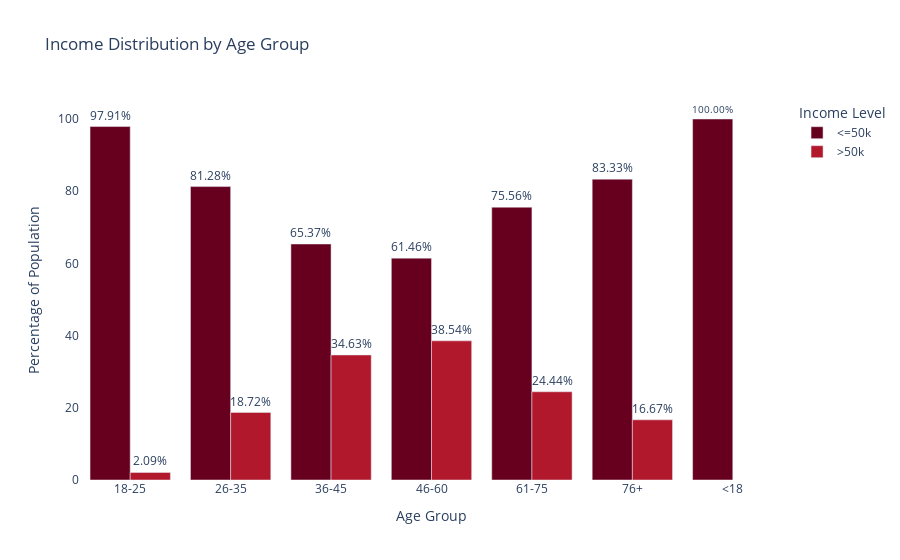
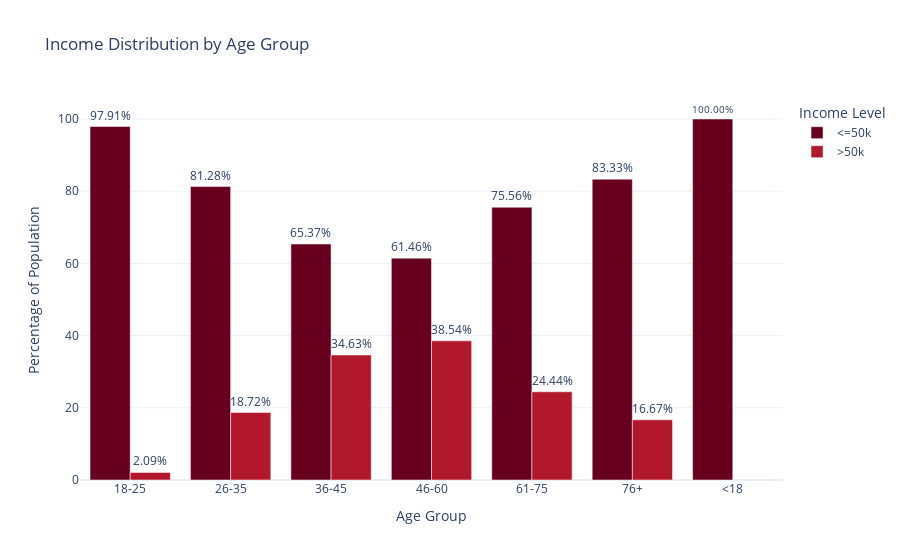
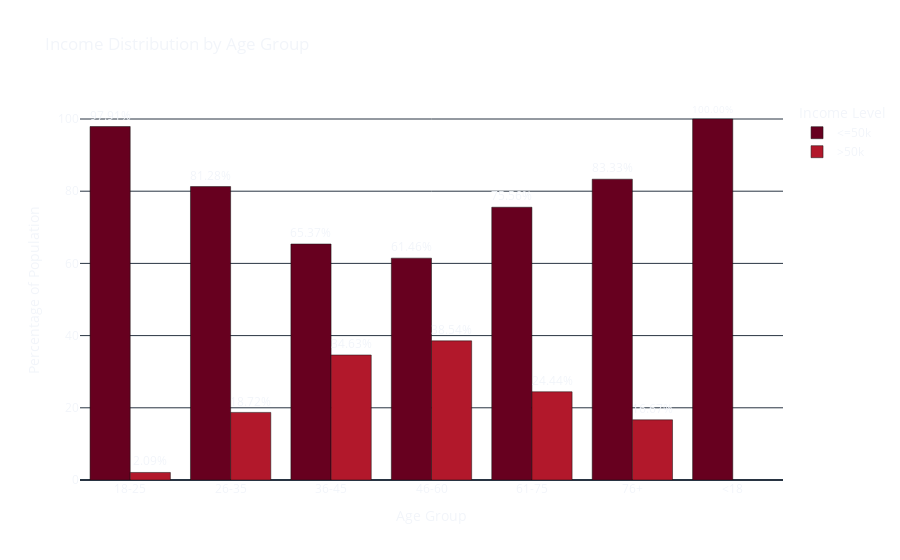
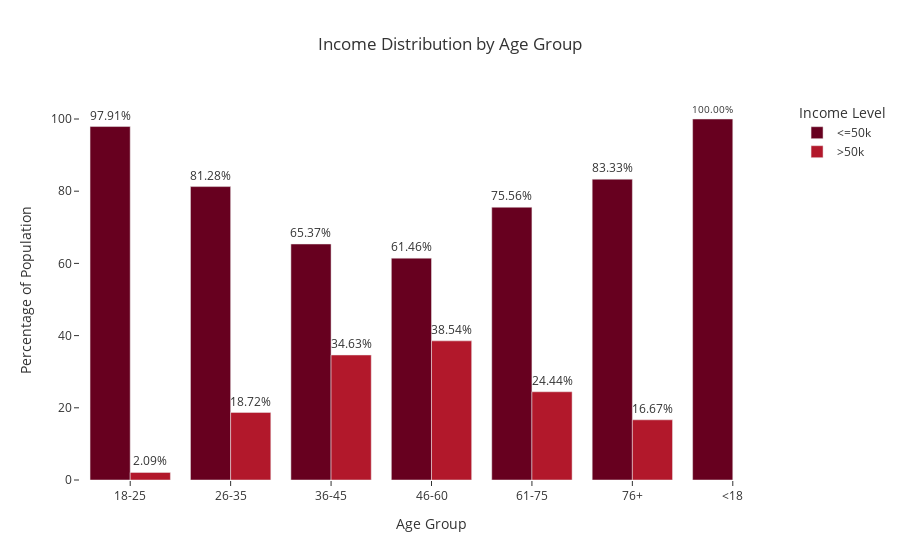

The notebook cell saved with these charts, in order:
### Code cell
themes = ["plotly", "plotly_white", "plotly_dark", "ggplot2", "seaborn", 
          "simple_white", "presentation", "gridon", "gridon", "none"]
          

for theme in themes: 
    fig.update_layout(template=theme)
    fig.show()

### Figure 1 — Plotly figure (JSON) as saved in the notebook; plotly's stock layout.template omitted (floating-point values rounded to 4 significant figures)
{"data": [{"alignmentgroup": "True", "hovertemplate": "income=<=50k<br>age_group=%{x}<br>percentage=%{text}<extra></extra>", "legendgroup": "<=50k", "marker": {"color": "rgb(103,0,31)", "pattern": {"shape": ""}}, "name": "<=50k", "offsetgroup": "<=50k", "orientation": "v", "showlegend": true, "text": [97.91, 81.28, 65.37, 61.46, 75.56, 83.33, 100.0], "textposition": "outside", "texttemplate": "%{text:.2f}%", "type": "bar", "x": ["18-25", "26-35", "36-45", "46-60", "61-75", "76+", "<18"], "xaxis": "x", "y": [97.91, 81.28, 65.37, 61.46, 75.56, 83.33, 100.0], "yaxis": "y"}, {"alignmentgroup": "True", "hovertemplate": "income=>50k<br>age_group=%{x}<br>percentage=%{text}<extra></extra>", "legendgroup": ">50k", "marker": {"color": "rgb(178,24,43)", "pattern": {"shape": ""}}, "name": ">50k", "offsetgroup": ">50k", "orientation": "v", "showlegend": true, "text": [2.09, 18.72, 34.63, 38.54, 24.44, 16.67], "textposition": "outside", "texttemplate": "%{text:.2f}%", "type": "bar", "x": ["18-25", "26-35", "36-45", "46-60", "61-75", "76+"], "xaxis": "x", "y": [2.09, 18.72, 34.63, 38.54, 24.44, 16.67], "yaxis": "y"}], "layout": {"autosize": true, "barmode": "group", "legend": {"title": {"text": "Income Level"}, "tracegroupgap": 0}, "paper_bgcolor": "rgba(0, 0, 0, 0)", "plot_bgcolor": "rgba(0, 0, 0, 0)", "title": {"text": "Income Distribution by Age Group"}, "xaxis": {"anchor": "y", "autorange": true, "domain": [0, 1], "range": [-0.5, 6.5], "title": {"text": "Age Group"}, "type": "category"}, "yaxis": {"anchor": "x", "autorange": true, "domain": [0, 1], "range": [0, 105.3], "title": {"text": "Percentage of Population"}, "type": "linear"}}}

### Figure 2 — Plotly figure (JSON) as saved in the notebook; plotly's stock layout.template omitted (floating-point values rounded to 4 significant figures)
{"data": [{"alignmentgroup": "True", "hovertemplate": "income=<=50k<br>age_group=%{x}<br>percentage=%{text}<extra></extra>", "legendgroup": "<=50k", "marker": {"color": "rgb(103,0,31)", "pattern": {"shape": ""}}, "name": "<=50k", "offsetgroup": "<=50k", "orientation": "v", "showlegend": true, "text": [97.91, 81.28, 65.37, 61.46, 75.56, 83.33, 100.0], "textposition": "outside", "texttemplate": "%{text:.2f}%", "type": "bar", "x": ["18-25", "26-35", "36-45", "46-60", "61-75", "76+", "<18"], "xaxis": "x", "y": [97.91, 81.28, 65.37, 61.46, 75.56, 83.33, 100.0], "yaxis": "y"}, {"alignmentgroup": "True", "hovertemplate": "income=>50k<br>age_group=%{x}<br>percentage=%{text}<extra></extra>", "legendgroup": ">50k", "marker": {"color": "rgb(178,24,43)", "pattern": {"shape": ""}}, "name": ">50k", "offsetgroup": ">50k", "orientation": "v", "showlegend": true, "text": [2.09, 18.72, 34.63, 38.54, 24.44, 16.67], "textposition": "outside", "texttemplate": "%{text:.2f}%", "type": "bar", "x": ["18-25", "26-35", "36-45", "46-60", "61-75", "76+"], "xaxis": "x", "y": [2.09, 18.72, 34.63, 38.54, 24.44, 16.67], "yaxis": "y"}], "layout": {"autosize": true, "barmode": "group", "legend": {"title": {"text": "Income Level"}, "tracegroupgap": 0}, "paper_bgcolor": "rgba(0, 0, 0, 0)", "plot_bgcolor": "rgba(0, 0, 0, 0)", "title": {"text": "Income Distribution by Age Group"}, "xaxis": {"anchor": "y", "autorange": true, "domain": [0, 1], "range": [-0.5, 6.5], "title": {"text": "Age Group"}, "type": "category"}, "yaxis": {"anchor": "x", "autorange": true, "domain": [0, 1], "range": [0, 105.3], "title": {"text": "Percentage of Population"}, "type": "linear"}}}

### Figure 3 — Plotly figure (JSON) as saved in the notebook; plotly's stock layout.template omitted (floating-point values rounded to 4 significant figures)
{"data": [{"alignmentgroup": "True", "hovertemplate": "income=<=50k<br>age_group=%{x}<br>percentage=%{text}<extra></extra>", "legendgroup": "<=50k", "marker": {"color": "rgb(103,0,31)", "pattern": {"shape": ""}}, "name": "<=50k", "offsetgroup": "<=50k", "orientation": "v", "showlegend": true, "text": [97.91, 81.28, 65.37, 61.46, 75.56, 83.33, 100.0], "textposition": "outside", "texttemplate": "%{text:.2f}%", "type": "bar", "x": ["18-25", "26-35", "36-45", "46-60", "61-75", "76+", "<18"], "xaxis": "x", "y": [97.91, 81.28, 65.37, 61.46, 75.56, 83.33, 100.0], "yaxis": "y"}, {"alignmentgroup": "True", "hovertemplate": "income=>50k<br>age_group=%{x}<br>percentage=%{text}<extra></extra>", "legendgroup": ">50k", "marker": {"color": "rgb(178,24,43)", "pattern": {"shape": ""}}, "name": ">50k", "offsetgroup": ">50k", "orientation": "v", "showlegend": true, "text": [2.09, 18.72, 34.63, 38.54, 24.44, 16.67], "textposition": "outside", "texttemplate": "%{text:.2f}%", "type": "bar", "x": ["18-25", "26-35", "36-45", "46-60", "61-75", "76+"], "xaxis": "x", "y": [2.09, 18.72, 34.63, 38.54, 24.44, 16.67], "yaxis": "y"}], "layout": {"autosize": true, "barmode": "group", "legend": {"title": {"text": "Income Level"}, "tracegroupgap": 0}, "paper_bgcolor": "rgba(0, 0, 0, 0)", "plot_bgcolor": "rgba(0, 0, 0, 0)", "title": {"text": "Income Distribution by Age Group"}, "xaxis": {"anchor": "y", "autorange": true, "domain": [0, 1], "range": [-0.5, 6.5], "title": {"text": "Age Group"}, "type": "category"}, "yaxis": {"anchor": "x", "autorange": true, "domain": [0, 1], "range": [0, 105.3], "title": {"text": "Percentage of Population"}, "type": "linear"}}}

### Figure 4 — Plotly figure (JSON) as saved in the notebook; plotly's stock layout.template omitted (floating-point values rounded to 4 significant figures)
{"data": [{"alignmentgroup": "True", "hovertemplate": "income=<=50k<br>age_group=%{x}<br>percentage=%{text}<extra></extra>", "legendgroup": "<=50k", "marker": {"color": "rgb(103,0,31)", "pattern": {"shape": ""}}, "name": "<=50k", "offsetgroup": "<=50k", "orientation": "v", "showlegend": true, "text": [97.91, 81.28, 65.37, 61.46, 75.56, 83.33, 100.0], "textposition": "outside", "texttemplate": "%{text:.2f}%", "type": "bar", "x": ["18-25", "26-35", "36-45", "46-60", "61-75", "76+", "<18"], "xaxis": "x", "y": [97.91, 81.28, 65.37, 61.46, 75.56, 83.33, 100.0], "yaxis": "y"}, {"alignmentgroup": "True", "hovertemplate": "income=>50k<br>age_group=%{x}<br>percentage=%{text}<extra></extra>", "legendgroup": ">50k", "marker": {"color": "rgb(178,24,43)", "pattern": {"shape": ""}}, "name": ">50k", "offsetgroup": ">50k", "orientation": "v", "showlegend": true, "text": [2.09, 18.72, 34.63, 38.54, 24.44, 16.67], "textposition": "outside", "texttemplate": "%{text:.2f}%", "type": "bar", "x": ["18-25", "26-35", "36-45", "46-60", "61-75", "76+"], "xaxis": "x", "y": [2.09, 18.72, 34.63, 38.54, 24.44, 16.67], "yaxis": "y"}], "layout": {"autosize": true, "barmode": "group", "legend": {"title": {"text": "Income Level"}, "tracegroupgap": 0}, "paper_bgcolor": "rgba(0, 0, 0, 0)", "plot_bgcolor": "rgba(0, 0, 0, 0)", "title": {"text": "Income Distribution by Age Group"}, "xaxis": {"anchor": "y", "autorange": true, "domain": [0, 1], "range": [-0.5, 6.5], "title": {"text": "Age Group"}, "type": "category"}, "yaxis": {"anchor": "x", "autorange": true, "domain": [0, 1], "range": [0, 105.3], "title": {"text": "Percentage of Population"}, "type": "linear"}}}
